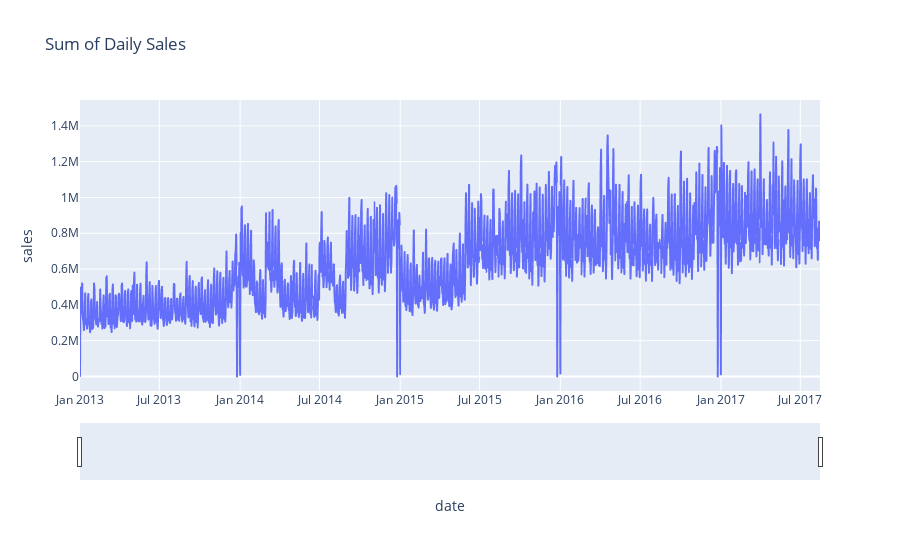

The notebook cell this image was saved under:
### Code cell
fig = px.line(train_clean, x=train_clean.index, y='sales', title='Sum of Daily Sales')
fig.update_xaxes(rangeslider_visible=True)
fig.show()

### Figure 1 — Plotly figure (JSON) as saved in the notebook; plotly's stock layout.template omitted (floating-point values rounded to 4 significant figures; data arrays with more than 128 entries replaced by an {"elided": "..."} marker saying what was removed)
{"data": [{"hovertemplate": "date=%{x}<br>sales=%{y}<extra></extra>", "legendgroup": "", "line": {"color": "#636efa", "dash": "solid"}, "marker": {"symbol": "circle"}, "mode": "lines", "name": "", "showlegend": false, "type": "scattergl", "x": {"elided": "1688 str values"}, "xaxis": "x", "y": {"elided": "1688 float values"}, "yaxis": "y"}], "layout": {"legend": {"tracegroupgap": 0}, "title": {"text": "Sum of Daily Sales"}, "xaxis": {"anchor": "y", "domain": [0, 1], "rangeslider": {"visible": true}, "title": {"text": "date"}}, "yaxis": {"anchor": "x", "domain": [0, 1], "title": {"text": "sales"}}}}
